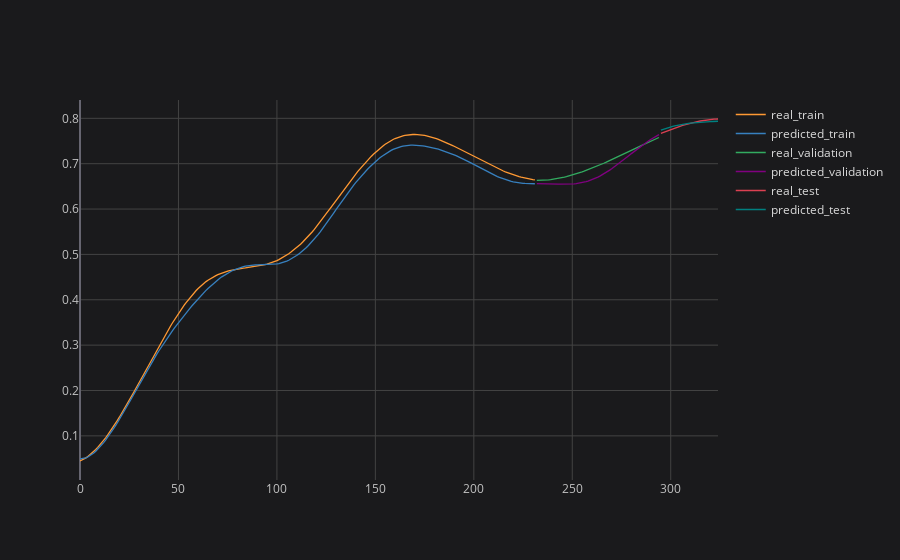

The code cell stored with this chart in its notebook:
### Code cell
# plotting partial result
plot_ticker = 'PETR4'
plot_feature = target_feature
plot_imf = 'IMF5'

concatenated_results[plot_ticker][plot_feature][plot_imf].iplot(title=f'{plot_ticker} {plot_feature} {plot_imf}', asFigure=True, layout=space)

### Figure 1 — Plotly figure (JSON) as saved in the notebook; plotly's stock layout.template omitted (floating-point values rounded to 4 significant figures; data arrays with more than 128 entries replaced by an {"elided": "..."} marker saying what was removed)
{"data": [{"line": {"color": "rgba(255, 153, 51, 1.0)", "dash": "solid", "shape": "linear", "width": 1.3}, "mode": "lines", "name": "real_train", "text": "", "type": "scatter", "x": {"elided": "325 int values"}, "y": {"elided": "325 mixed values"}}, {"line": {"color": "rgba(55, 128, 191, 1.0)", "dash": "solid", "shape": "linear", "width": 1.3}, "mode": "lines", "name": "predicted_train", "text": "", "type": "scatter", "x": {"elided": "325 int values"}, "y": {"elided": "325 mixed values"}}, {"line": {"color": "rgba(50, 171, 96, 1.0)", "dash": "solid", "shape": "linear", "width": 1.3}, "mode": "lines", "name": "real_validation", "text": "", "type": "scatter", "x": {"elided": "325 int values"}, "y": {"elided": "325 mixed values"}}, {"line": {"color": "rgba(128, 0, 128, 1.0)", "dash": "solid", "shape": "linear", "width": 1.3}, "mode": "lines", "name": "predicted_validation", "text": "", "type": "scatter", "x": {"elided": "325 int values"}, "y": {"elided": "325 mixed values"}}, {"line": {"color": "rgba(219, 64, 82, 1.0)", "dash": "solid", "shape": "linear", "width": 1.3}, "mode": "lines", "name": "real_test", "text": "", "type": "scatter", "x": {"elided": "325 int values"}, "y": {"elided": "325 mixed values"}}, {"line": {"color": "rgba(0, 128, 128, 1.0)", "dash": "solid", "shape": "linear", "width": 1.3}, "mode": "lines", "name": "predicted_test", "text": "", "type": "scatter", "x": {"elided": "325 int values"}, "y": {"elided": "325 mixed values"}}], "layout": {"legend": {"bgcolor": "#1A1A1C", "font": {"color": "#D9D9D9", "size": 12}}, "paper_bgcolor": "#1A1A1C", "plot_bgcolor": "#1A1A1C", "title": {"font": {"color": "#D9D9D9"}, "x": 0.5}, "xaxis": {"gridcolor": "#434343", "showgrid": true, "tickfont": {"color": "#C2C2C2", "size": 12}, "title": {"font": {"color": "#D9D9D9"}}, "zerolinecolor": "#666570"}, "yaxis": {"gridcolor": "#434343", "showgrid": true, "tickfont": {"color": "#C2C2C2", "size": 12}, "title": {"font": {"color": "#D9D9D9"}}, "zerolinecolor": "#666570"}}}
